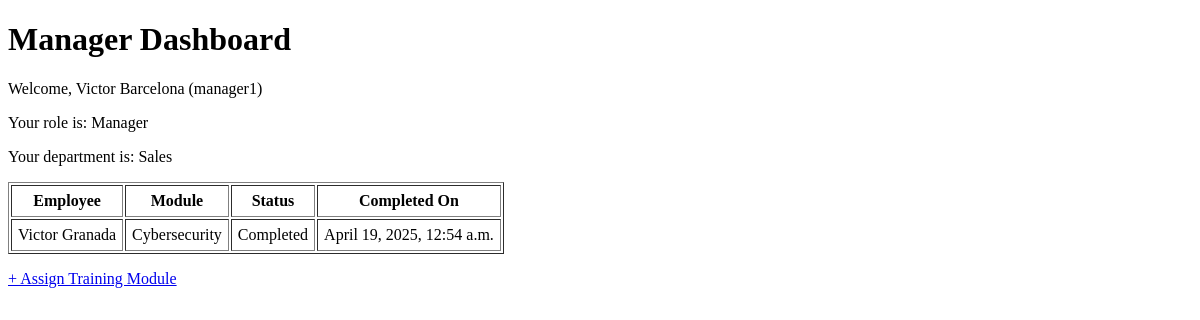
/manager/ (signed in), run on an earlier commit of the app's database.
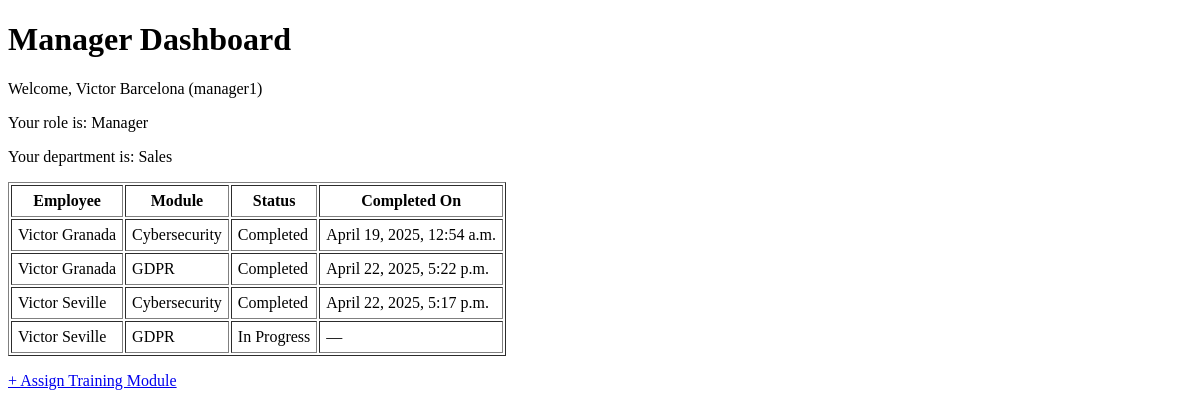
And on a later commit of the database.
### core/models.py (models this page shows, shortened)
class Assignment(models.Model):
    STATUS_CHOICES = [
        ('Not Started', 'Not Started'),
        ('In Progress', 'In Progress'),
        ('Completed', 'Completed'),
    ]
    employee = models.ForeignKey(Employee, on_delete=models.CASCADE)
    module = models.ForeignKey(TrainingModule, on_delete=models.CASCADE)
    assigned_by = models.ForeignKey(Manager, on_delete=models.CASCADE)
    assigned_on = models.DateTimeField(auto_now_add=True)
    status = models.CharField(max_length=20, choices=STATUS_CHOICES, default='Not Started')

class Employee(models.Model):
    user = models.OneToOneField(User, on_delete=models.CASCADE)
    department = models.ForeignKey(Department, on_delete=models.SET_NULL, null=True, blank=True, related_name='employees')

class User(AbstractUser):
    ROLE_CHOICES = [
        ('admin', 'Admin'),
        ('manager', 'Manager'),
        ('trainer', 'Trainer'),
        ('employee', 'Employee'),
    ]
    role = models.CharField(max_length=20, choices=ROLE_CHOICES)
    objects = CustomUserManager()
    REQUIRED_FIELDS = ['email', 'first_name', 'last_name'] # Prompt for Name & Email

class TrainingModule(models.Model):
    title = models.CharField(max_length=200)
    description = models.TextField()
    created_by = models.ForeignKey(Trainer, on_delete=models.SET_NULL, null=True)

class Completion(models.Model):
    employee = models.ForeignKey(Employee, on_delete=models.CASCADE)
    module = models.ForeignKey(TrainingModule, on_delete=models.CASCADE)
    completed_on = models.DateTimeField(auto_now_add=True)
    class Meta:
        unique_together = ('employee', 'module')

### core/views.py (the view)
# urls.py: path('manager/', views.manager_dashboard, name='manager_dashboard'),
@login_required
def manager_dashboard(request):
    manager = Manager.objects.get(user=request.user)
    department = manager.department
    assignments = Assignment.objects.filter(employee__department=department)
    context = {
        'assignments': assignments,
        'department': department,
    }
    return render(request, 'core/manager_dashboard.html', context)

### core/templates/core/manager_dashboard.html (shortened to what this page needs)
<!DOCTYPE html>
<html lang="en">
<head>
</head>
<h1>Manager Dashboard</h1>
<p>Welcome, {{ user.get_full_name }} ({{ user.username }})</p>
<p>Your role is: {{ user.role|capfirst }}</p>
<p>Your department is: {{ department.name|capfirst }}</p>
<table border="1" cellpadding="6">
    <thead>
        <tr>
            <th>Employee</th>
            <th>Module</th>
            <th>Status</th>
            <th>Completed On</th>
        </tr>
    </thead>
    <tbody>
        {% for assignment in assignments %}
        <tr>
            <td>{{ assignment.employee.user.get_full_name }}</td>
            <td>{{ assignment.module.title }}</td>
            <td>{{ assignment.status }}</td>
            <td>
                {% if assignment.status == 'Completed' %}
                    {% for completion in assignment.employee.completion_set.all %}
                        {% if completion.module == assignment.module %}
                            {{ completion.completed_on }}
                        {% endif %}
                    {% endfor %}
                {% else %}
                    —
                {% endif %}
            </td>
        </tr>
        {% empty %}
        <tr>
            <td colspan="4">No assignments found for your department.</td>
        </tr>
        {% endfor %}
    </tbody>
</table>
<p><a href="{% url 'assign_training' %}">+ Assign Training Module</a></p>
</html>

What changed in the data, as far as the page shows it:
added Assignment: employee.user.get_full_name "Victor Granada", module "GDPR", status "Completed"
added Completion: completed_on "April 22, 2025, 5:22 p.m.", shown under "Victor Granada"
added Assignment: employee.user.get_full_name "Victor Seville", module "Cybersecurity", status "Completed"
added Completion: completed_on "April 22, 2025, 5:17 p.m.", shown under "Victor Seville"
added Assignment: employee.user.get_full_name "Victor Seville", module "GDPR", status "In Progress"
